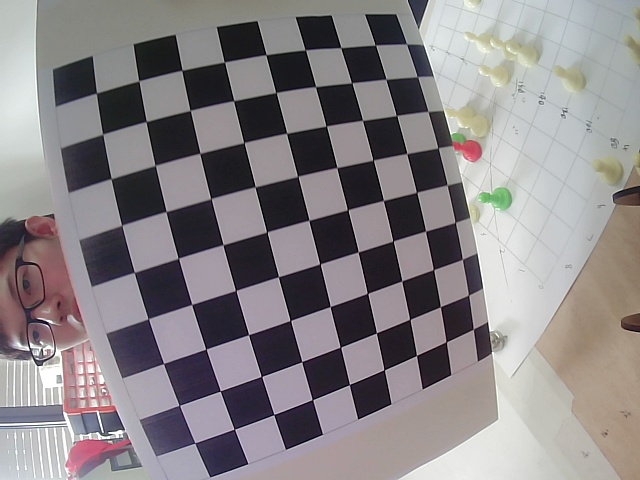
#> input picture v2.0/GomokuAI/Data/chessboard/test1537239520.9504547.jpg, 640 x 480 px; its folder holds only this picture in this run
$ python calibrate.py
#> lines starting #> are read from the running program, lines starting #| are printed output that depends on the picture; after the words box and inside, x2 and y2 are one past the last pixel; in counts of white or black regions, pixels touching at a corner belong together; long printed decimals are rounded
#coding:utf-8
import cv2
import numpy as np

#棋盘格模板规格
w = 9
h = 9

class Calibrate (object):

    def __init__ (self):
        # 找棋盘格角点
        # 阈值
        self.criteria = (cv2.TERM_CRITERIA_EPS + cv2.TERM_CRITERIA_MAX_ITER, 20, 0.001)
        # 世界坐标系中的棋盘格点,例如(0,0,0), (1,0,0), (2,0,0) ....,(8,5,0)，去掉Z坐标，记为二维矩阵
        self.objp = np.zeros((w*h,3), np.float32)
        self.objp[:,:2] = np.mgrid[0:w,0:h].T.reshape(-1,2)
        # 储存棋盘格角点的世界坐标和图像坐标对
        self.objpoints = [] # 在世界坐标系中的三维点
        self.imgpoints = [] # 在图像平面的二维点
        self.image_shape = [] # 图像大小

        self.calibrate_mtx = []  # 标定用参数
        self.calibrate_dist = []


    def read_sample (self, image_path):
#> called with image_path = '.\\Data\\chessboard\\*.jpg'
        import glob
        images = glob.glob(image_path)
        for fname in images:
            img = cv2.imread(fname)
#> img is the input picture: shape (480, 640, 3); mean B, G, R 133.9, 131.4, 136.5
            gray = cv2.cvtColor(img, cv2.COLOR_BGR2GRAY)
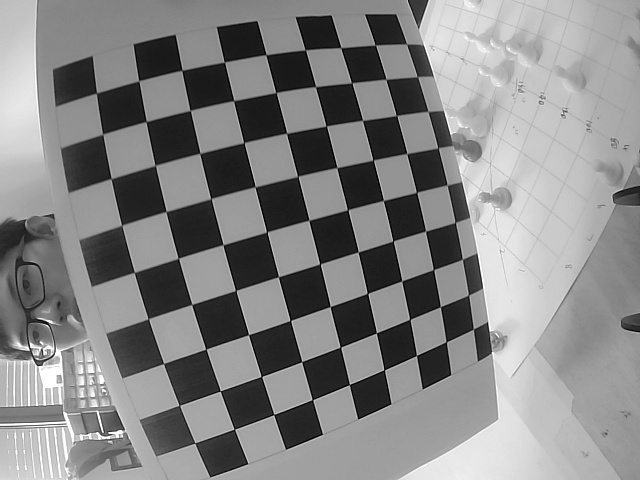
#> gray: shape (480, 640); min 0, max 255, mean 133.2
            self.image_shape = gray.shape
#> self.image_shape = (480, 640)

            # 找到棋盘格角点
            ret, corners = cv2.findChessboardCorners(gray, (w,h),None)
#> ret = True; corners = 81 rows, first 8: [101, 97], [138.6, 80.91], [182.2, 70.04], [224.6, 62.18], [266.1, 54.53], [305.6, 49.98], [340.7, 47.39], [375.5, 45.16]
            # 如果找到足够点对，将其存储起来
            if ret == True:
                cv2.cornerSubPix(gray,corners,(11,11),(-1,-1), self.criteria)
                self.objpoints.append(self.objp)
                self.imgpoints.append(corners)
                # 将角点在图像上显示
                cv2.drawChessboardCorners(img, (w,h), corners, ret)
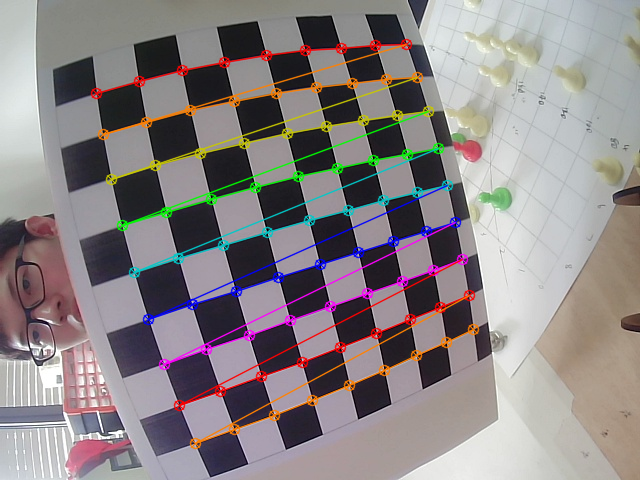
#> img: shape (480, 640, 3); 6.93% of pixels changed, all inside (x1, y1, x2, y2) = (90, 38, 480, 450)
                cv2.imshow('findCorners',img)
                cv2.waitKey(1)
        cv2.destroyAllWindows()

    def calibrate(self):
        # 标定
        ret, mtx, dist, rvecs, tvecs = cv2.calibrateCamera( self.objpoints, self.imgpoints, self.image_shape[::-1], None, None)
#> ret = 0.401; mtx = [[614.5, 0, 320], [0, 590.4, 324.4], [0, 0, 1]]; dist = [[-0.641, 0.117, -0.0405, -0.00402, 0.291]]; rvecs = ([0.194, -0.46, -0.293],); tvecs = ([-4.6, -4.77, 10.41],)
        '''
        mtx   - 摄像机内矩阵
        dist  - 进一步扭曲
        rvecs - 旋转向量
        tvecs - 平移向量
        '''
        self.calibrate_mtx = mtx
#> self.calibrate_mtx = [[614.5, 0, 320], [0, 590.4, 324.4], [0, 0, 1]]
        self.calibrate_dist = dist
#> self.calibrate_dist = [[-0.641, 0.117, -0.0405, -0.00402, 0.291]]
        print("mtx:", self.calibrate_mtx)
#| mtx: [[614.486   0.         320.039]
#|  [  0.         590.371 324.366]
#|  [  0.           0.           1.        ]]
        print("dist:", self.calibrate_dist)
#| dist: [[-0.6407  0.117 -0.04048 -0.004023  0.2914]]


    # TODO
    def save_parameter(self, filename):
        import pickle
        fw = open(filename,'wb')
        pickle.dump(self.calibrate_dist, fw)
        pickle.dump(self.calibrate_mtx, fw)
        fw.close()

    def load_parameter(self, filename):
        import pickle
        fr = open(filename, 'rb')
        temp = pickle.load(fr)
        print(temp)

    def test(self, image_path):
        # 去畸变
        # image_path = r'.\\Data\\origin\\gobang_chessboard_2.jpg'
        img2 = cv2.imread(image_path)
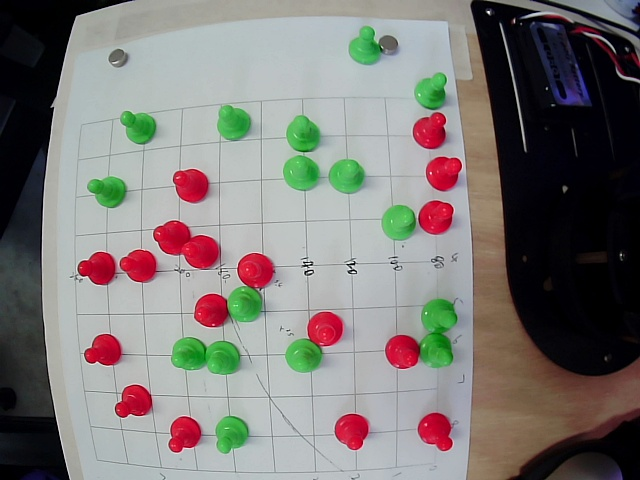
#> input picture v2.0/GomokuAI/Data/origin/test1537258808.1986222.jpg, 640 x 480 px, found by its file name
#> img2 is the input picture: shape (480, 640, 3); mean B, G, R 118.3, 121.3, 124.8

        h, w = img2.shape[:2]
#> h = 480; w = 640
        # undistort
        dst = cv2.undistort(img2, self.calibrate_mtx, self.calibrate_dist, None, self.calibrate_mtx)
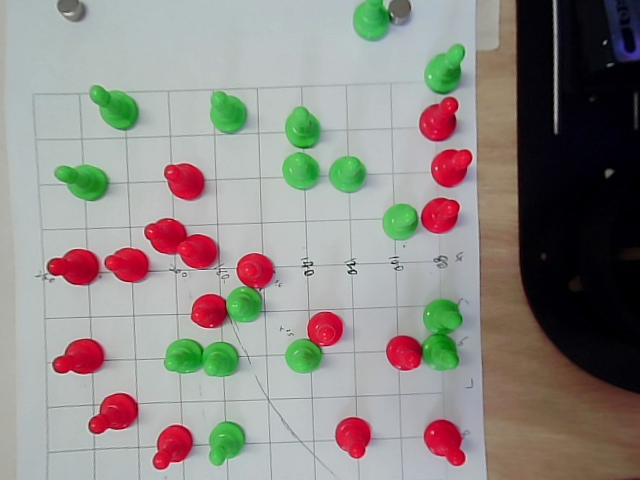
#> dst: shape (480, 640, 3); mean B, G, R 133.7, 138.3, 142.4
        cv2.imwrite('.\\Data\\result_calib\\calibresult.png',dst)

        cv2.imshow('img', img2)
        cv2.imshow('dst', dst)
        # wait a 'c'
        while 1:
            ch = cv2.waitKey(1)
#> (key Esc is pressed here)
            if ch == ord('c') :
                break

    def calculate_error(self):
    # TODO(binjun): 这一部分待完成
        # 反投影误差
        total_error = 0
        for i in range(len(objpoints)):
            imgpoints2, _ = cv2.projectPoints(objpoints[i], rvecs[i], tvecs[i], mtx, dist)
            error = cv2.norm(imgpoints[i],imgpoints2, cv2.NORM_L2)/len(imgpoints2)
            total_error += error
        print("total error: ", total_error/len(objpoints))


if __name__ == '__main__':

    a_temp = Calibrate()

    image_path = '.\\Data\\chessboard\\*.jpg'
    a_temp.read_sample(image_path)
    a_temp.calibrate()

    # [16 lines of commented-out code are left out]
    image_path = r'C:\Users\Administrator\Desktop\GomokuAI\Data\origin\test1537258808.1986222.jpg'
    a_temp.test(image_path)
